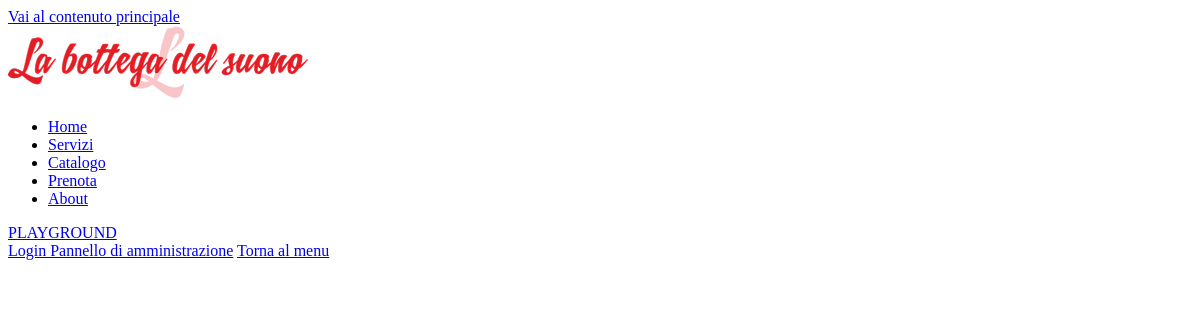
/servizi.php, run on an earlier commit of the app's database.
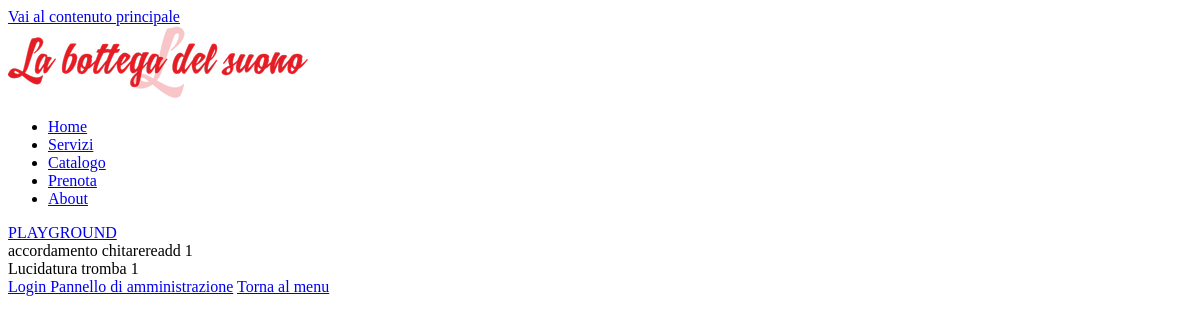
And on a later commit of the database.
### tables this page shows
CREATE TABLE `servizi` (
  `id` int(11) NOT NULL,
  `nome` varchar(40) NOT NULL,
  `descrizione` varchar(200) NOT NULL,
  `costo` decimal(10,0) NOT NULL
);

### db_connection.php (called while the page is built, shortened)
<?php
    function connect($db_data){
        $db = new mysqli($db_data['server_name'], $db_data['username'], $db_data['password'], $db_data['name']);
        return $db;
    }
    function getServices($db_data){
        $db = connect($db_data);
        $query = "SELECT * FROM servizi";
        return $db->query($query);
    }
?>

### service_list.php (the view)
<div id="lista-servizi">
<?php
    include_once("db_connection.php");
    $products = getServices($db_data);
    while($row = $products->fetch_assoc()){
?>
    <div class="servizio">
        <span class="servizio-nome"><?= $row['nome']; ?></span>
        <span class="servizio-costo"><?= $row['costo']; ?></span>
    </div>
<?php
    }
?>
</div>

### servizi.php (shortened to what this page needs)
<!DOCTYPE html PUBLIC "-//W3C//DTD XHTML 1.0 Strict//EN" "http://www.w3.org/TR/xhtml1/DTD/xhtml1-strict.dtd">
<?php include_once("utility.php");?>
<html xmlns="http://www.w3.org/1999/xhtml">
    <head>
        <link rel="stylesheet" type="text/css" href="css/main.css"/>
    </head>
    <body>
        <?php include("header.php"); ?>
        <div id="main">
            <?php include("service_list.php"); ?>
        </div>
        <?php include("footer.php"); ?>
    </body>
</html>

### header.php
<?php
$index = "index.php";
$servizi = "servizi.php";
$catalogo = "catalogo.php";
$prenota = "prenota.php";
$about = "about.php";
?>
<div id="salta-menu"><a href="#main">Vai al contenuto principale</a></div>
<div id="menu" class="navbar">
    <div class="titolo-nav">
        <img src="img/logo.png" alt="Logo del sito"/>
    </div>
    <div>
        <ul>
            <li><a class="<?php isActive($index)?>" href="<?= $index?>">Home</a></li>
            <li><a class="<?php isActive($servizi)?>" href="<?= $servizi?>">Servizi</a></li>
            <li><a class="<?php isActive($catalogo)?>" href="<?= $catalogo?>">Catalogo</a></li>
            <li><a class="<?php isActive($prenota)?>" href="<?= $prenota?>">Prenota</a></li>
            <li><a class="<?php isActive($about)?>" href="<?= $about?>">About</a></li>
        </ul>
    </div>
</div>
<div><a href="php-playground.php">PLAYGROUND</a></div>

### utility.php (shortened to what this page needs)
<?php
    function isActive($page){
        $path = $_SERVER["PHP_SELF"];
        $path = explode("/",$path);
        if($page == end($path)) echo "inactive-link";
        else                    echo "active-link";
    }
?>

### footer.php
<div>
    <a href="admin.php">Login Pannello di amministrazione</a>
    <a href="#menu">Torna al menu</a>
</div>

### css/main.css (style rules this page uses)
.active-link { pointer-events: all; }
.inactive-link { pointer-events: none; }

What changed in the data, as far as the page shows it:
added servizi: nome "accordamento chitarereadd", costo "1"
added servizi: nome "Lucidatura tromba", costo "1"
